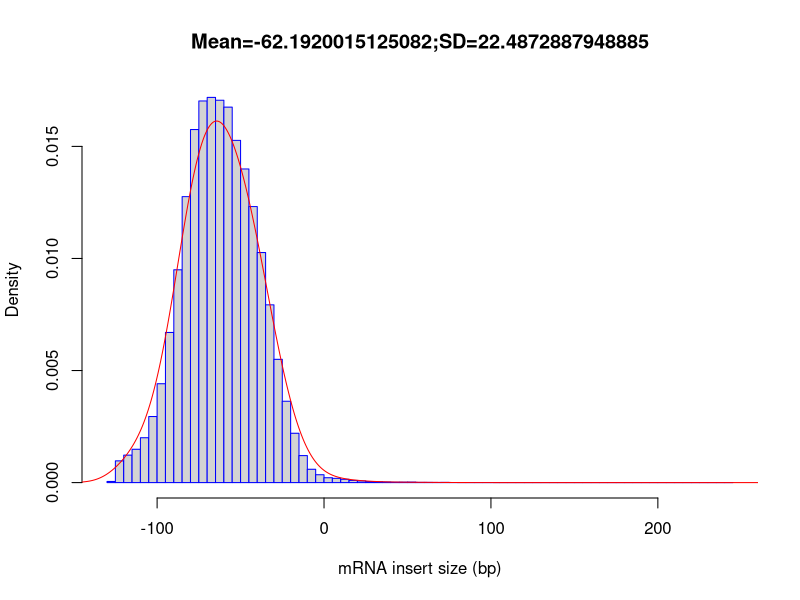

Reproduce this figure in R.
out_file = 'SRR11647700_inner_distance'
pdf('SRR11647700_inner_distance.inner_distance_plot.pdf')
fragsize=rep(c(-247.5,-242.5,-237.5,-232.5,-227.5,-222.5,-217.5,-212.5,-207.5,-202.5,-197.5,-192.5,-187.5,-182.5,-177.5,-172.5,-167.5,-162.5,-157.5,-152.5,-147.5,-142.5,-137.5,-132.5,-127.5,-122.5,-117.5,-112.5,-107.5,-102.5,-97.5,-92.5,-87.5,-82.5,-77.5,-72.5,-67.5,-62.5,-57.5,-52.5,-47.5,-42.5,-37.5,-32.5,-27.5,-22.5,-17.5,-12.5,-7.5,-2.5,2.5,7.5,12.5,17.5,22.5,27.5,32.5,37.5,42.5,47.5,52.5,57.5,62.5,67.5,72.5,77.5,82.5,87.5,92.5,97.5,102.5,107.5,112.5,117.5,122.5,127.5,132.5,137.5,142.5,147.5,152.5,157.5,162.5,167.5,172.5,177.5,182.5,187.5,192.5,197.5,202.5,207.5,212.5,217.5,222.5,227.5,232.5,237.5,242.5,247.5),times=c(0,0,0,0,0,0,0,0,0,0,0,0,0,0,0,0,0,0,0,0,0,0,0,0,247,4846,6120,7435,10006,14728,22045,33477,47457,63772,78732,85104,85899,85267,83732,76321,69943,61558,51306,39640,27490,18145,11004,6022,2969,1752,1086,949,732,480,366,228,179,118,77,90,109,47,41,36,46,9,9,2,2,3,2,4,1,0,2,1,4,0,3,2,0,4,0,2,1,1,1,1,1,0,0,1,1,0,0,1,1,3,1,0))
frag_sd = sd(fragsize)
frag_mean = mean(fragsize)
frag_median = median(fragsize)
write(x=c("Name","Mean","Median","sd"), sep="	", file=stdout(),ncolumns=4)
write(c(out_file,frag_mean,frag_median,frag_sd),sep="	", file=stdout(),ncolumns=4)
hist(fragsize,probability=T,breaks=100,xlab="mRNA insert size (bp)",main=paste(c("Mean=",frag_mean,";","SD=",frag_sd),collapse=""),border="blue")
lines(density(fragsize,bw=10),col='red')
dev.off()
